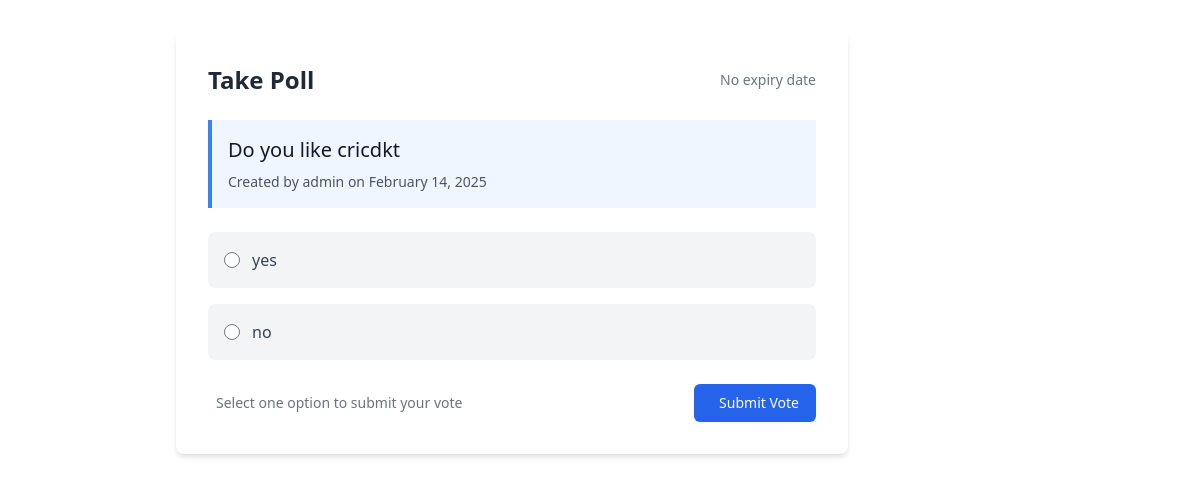
Screenshot of /respondent/take_poll/2/ (signed in) with the database file from the repository.
### surveyapp/models.py (models this page shows, shortened)
class Poll(models.Model):
    user = models.ForeignKey(settings.AUTH_USER_MODEL, on_delete=models.CASCADE)
    question = models.CharField(max_length=200)
    created_at = models.DateTimeField(auto_now_add=True)
    expires_at = models.DateTimeField(null=True, blank=True)
    is_active = models.BooleanField(default=True)
    respondents = models.ManyToManyField(settings.AUTH_USER_MODEL, related_name='polls', blank=True)

class PollChoice(models.Model):
    poll = models.ForeignKey(Poll, related_name='choices', on_delete=models.CASCADE)
    choice_text = models.CharField(max_length=200)
    votes = models.IntegerField(default=0)

### respondent_app/views.py (the view, shortened to what this page needs)
# urls.py: path('take_poll/<int:poll_id>/', take_poll, name='take_poll'),
@login_required
def take_poll(request, poll_id):
    poll = get_object_or_404(Poll, id=poll_id)
    if request.user not in poll.respondents.all():
        messages.error(request, 'You are not authorized to take this poll.')
        return redirect('respondent_app:dashboard')
    if PollResponse.objects.filter(poll=poll, respondent=request.user).exists():
        messages.warning(request, 'You have already voted on this poll.')
        return redirect('respondent_app:dashboard')
    context = {
        'poll': poll
    }
    return render(request, 'respondent_app/take_poll.html', context)

### templates/respondent_app/take_poll.html (shortened to what this page needs)
{% extends 'respondent_app/base.html' %}
{% load static %}
{% block content %}
<div class="container mx-auto px-4 py-8">
    <div class="max-w-2xl mx-auto bg-white rounded-lg shadow-md p-8">
        <div class="flex justify-between items-center mb-6">
            <h2 class="text-2xl font-semibold text-gray-800">Take Poll</h2>
            <div class="text-sm text-gray-500">
                {% if poll.expires_at %}
                    Expires {{ poll.expires_at|timeuntil }}
                {% else %}
                    No expiry date
                {% endif %}
            </div>
        </div>
        <div class="bg-blue-50 border-l-4 border-blue-500 p-4 mb-6">
            <h3 class="text-xl font-medium text-gray-900 mb-2">{{ poll.question }}</h3>
            <p class="text-gray-600 text-sm">
                Created by {{ poll.user.get_full_name|default:poll.user.username }}
                on {{ poll.created_at|date:"F d, Y" }}
            </p>
        </div>
        <form method="POST" class="poll-form">
            <div class="space-y-4">
                {% for choice in poll.choices.all %}
                <label class="block bg-gray-100 hover:bg-gray-200 rounded-lg p-4 transition-colors duration-200 cursor-pointer">
                    <div class="flex items-center">
                        <input type="radio" name="choice" value="{{ choice.id }}"
                               class="mr-3 h-4 w-4 text-blue-600 focus:ring-blue-500 border-gray-300" required>
                        <span class="text-gray-700 font-medium">{{ choice.choice_text }}</span>
                    </div>
                </label>
                {% endfor %}
            </div>
            <div class="mt-6 flex justify-between items-center">
                <div class="text-sm text-gray-500">
                    Select one option to submit your vote
                </div>
                <button type="submit"
                        class="inline-flex items-center px-4 py-2 border border-transparent rounded-md shadow-sm text-sm font-medium text-white bg-blue-600 hover:bg-blue-700 focus:outline-none focus:ring-2 focus:ring-offset-2 focus:ring-blue-500">
                    Submit Vote
                </button>
            </div>
        </form>
    </div>
</div>
{% endblock %}

### rows the page displays
Poll: question "Do you like cricdkt", user.get_full_name "admin", created_at "February 14, 2025"
PollChoice: choice_text "yes"
PollChoice: choice_text "no"
